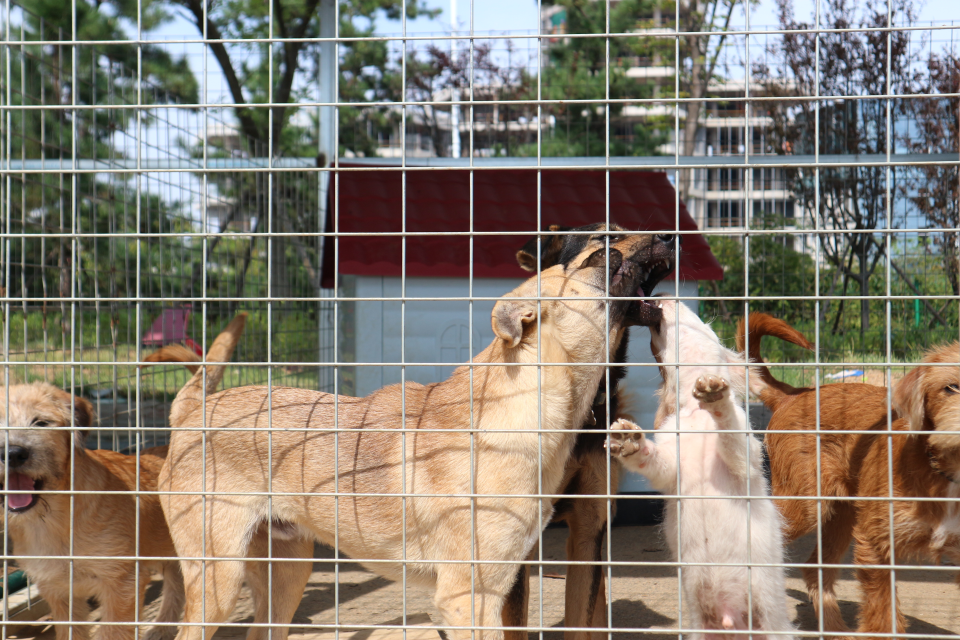
#> input picture imgs/dog.JPG, 2880 x 1920 px, given as the content of the folder ../images, which was not available (shown at 1/3 size)
$ python multi_threads.py
#> lines starting #> are read from the running program, lines starting #| are printed output that depends on the picture; pictures that were not available may be replaced by others from this repository, and a replacement may not be noted
import os
from PIL import Image
from tqdm import tqdm
import numpy as np
from concurrent.futures import ThreadPoolExecutor

class ImageGenerator:
    def __init__(self,pic_dir,corp_size=(20,20), filter_size=20):
        """配置参数"""
        # 图片后缀名，防止文件夹中存在非图片文件
        self.suffix = ['jpg', 'jpeg', 'JPG', 'JPEG', 'gif', 'GIF', 'png', 'PNG']
        # 保存子图RGB平均值，用于后期通过颜色寻找相似子图
        self.means = {}
        # 每个子图的指纹，指纹包含图片颜色结构信息
        self.codes = {}
        # 数组形式保存子图，用于后期拼接母图
        self.pic_dic = {}
        # 记录图像直方图信息
        self.hist_dic = {}
        # 填充子图分辨率
        self.corp_size = corp_size
        # 指纹信息像素
        self.new_corp_size=(8,8)
        # rgb最接近的个数，再比较指纹
        self.filter_size = filter_size
        # 子图（微信好友头像）所在文件夹，
        self.sub_pic_dir = pic_dir

        # 初始化操作
        # 加载图像列表，计算rgb平均值，指纹信息
        self.load_imgs()
#> in process_image, `img = Image.open(path).convert('RGB').resize(self.corp_size, Image.LAN..`:
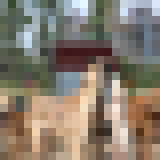
#> img: PIL image 20x20 RGB (shown 8 times larger); mean R, G, B 134.4, 123.6, 109.9
#> in pic_code, `avg = image.mean()`: avg = 124.6
#> in pic_code, `fingerprint = np.array([1 if image[i, j] > avg else 0 for i in range(w..`: fingerprint = 64 values, max 1 at index 1, min 0 at index 0, mean 0.469
#> in rgb_mean, `r_mean = np.mean(rgb_pic[:, :, 0])`: r_mean = 134.4
#> in rgb_mean, `g_mean = np.mean(rgb_pic[:, :, 1])`: g_mean = 123.6
#> in rgb_mean, `b_mean = np.mean(rgb_pic[:, :, 2])`: b_mean = 109.9
#> in rgb_mean, `val = np.array([r_mean, g_mean, b_mean])`: val = [134.4, 123.6, 109.9]

    def compute_new_image_size(self):
        '''根据原图宽高，裁剪小区块宽高，计算出新图像的宽高'''
        self.OldImage = Image.open(self.pic_path)
#> self.OldImage is the input picture: PIL image 2880x1920 RGB; mean R, G, B 134.4, 123.7, 110
        # 如果原图是RGBA，换成RGB
        if self.extension=='.png':
            self.OldImage=self.OldImage.convert('RGB')
            self.save_name=self.save_name+'.jpg'
        width, height = self.OldImage.size
#> width = 2880; height = 1920
        print(f'原图宽高为{width, height}')
#| 原图宽高为(2880, 1920)
        # 拼接之后图片的‘宽’,拼接之后图片的‘高’
        self.to_width = width // self.corp_size[0] * self.corp_size[0]
#> self.to_width = 2880
        self.to_height = height // self.corp_size[1] * self.corp_size[1]
#> self.to_height = 1920
        print(f'重绘后宽高为{self.to_width, self.to_height}')
#| 重绘后宽高为(2880, 1920)
        self.w_times, self.h_times = self.to_width // self.corp_size[0],self.to_height // self.corp_size[1]
#> self.w_times = 144; self.h_times = 96
        # 将原图resize成计算出来的分辨率，Image.LANCZOS 是一种插值算法，用于图像的缩放操作
        self.picture = self.OldImage.resize((int(self.to_width), int(self.to_height)), Image.LANCZOS)
        # 将图片转为数组格式
        self.picture = np.array(self.picture)
        # 生成一个空数组
        self.output_img = np.zeros_like(self.picture)

    def run(self,pic_path,save_name=None):
        # 保存文件名
        self.save_name = save_name
        # 母图路径
        self.pic_path = pic_path

        filename, self.extension = os.path.splitext(os.path.basename(pic_path))
        if not save_name:
            save_name = filename + '-generated' + self.extension
        if not os.path.exists(save_name):
            os.path.join(os.path.dirname(__file__), 'output')
        self.save_name = os.path.join(os.path.dirname(__file__), 'output', save_name)

        # 根据图片计算信息
        self.compute_new_image_size()
        self.merge_image()
        self.output_image()

    def load_imgs(self):
        # 获取文件夹下所有文件
        self.pic_list = os.listdir(self.sub_pic_dir)
        self.item_num = len(self.pic_list)
        self.compute_image()

    def rgb_mean(self,rgb_pic):
        """计算RGB通道图片平均值"""
        r_mean = np.mean(rgb_pic[:, :, 0])
        g_mean = np.mean(rgb_pic[:, :, 1])
        b_mean = np.mean(rgb_pic[:, :, 2])
        val = np.array([r_mean, g_mean, b_mean])
        return val

    def pic_code(self,image: np.ndarray):
        """生成子图的指纹信息，指纹信息中包含图片颜色结构"""
        width, height = image.shape
        avg = image.mean()
        fingerprint = np.array([1 if image[i, j] > avg else 0 for i in range(width) for j in range(height)])
        return fingerprint

    # 增加多线程实现
    def compute_image(self):
        '''计算出小图像的RGB平均值和指纹'''
        error_num = 0

        def process_image(pic):
            nonlocal error_num
            if pic.split('.')[-1] in self.suffix:
                path = os.path.join(self.sub_pic_dir, pic)
                try:
                    img = Image.open(path).convert('RGB').resize(self.corp_size, Image.LANCZOS)
                    idx = self.pic_list.index(pic)  # Get the index of the current image
                    self.codes[idx] = self.pic_code(np.array(img.convert('L').resize(self.new_corp_size, Image.LANCZOS)))
                    self.means[idx] = self.rgb_mean(np.array(img))
                    self.pic_dic[idx] = np.array(img)
                    self.hist_dic[idx] = img.histogram()
                except OSError:
                    error_num += 1

        with ThreadPoolExecutor() as executor:
            # Use the map method to apply the process_image function to each image in pic_list
            executor.map(process_image, self.pic_list)

        print(f'小图像加载完成, {self.item_num - error_num:4}加载成功数量，加载失败数量{error_num:2}')

    def structure_similarity(self, section, candidate):
        """从候选图片选取结构最相似的子图"""
        section = Image.fromarray(section).convert('L')
        one_hot = self.pic_code(np.array(section.resize(self.new_corp_size, Image.LANCZOS)))
        candidate = [(key_, np.equal(one_hot, self.codes[key_]).mean()) for key_, _ in candidate]
        most_similar = max(candidate, key=lambda item: item[1])
        return self.pic_dic[most_similar[0]]

    def color_similarity(self, pic_slice, top_n):
        """计算图片与所有子图RGB均值的欧式距离，返回最相似的候选子图列表"""
        slice_mean = self.rgb_mean(pic_slice)
        diff_list = [(key_, np.linalg.norm(slice_mean - value_)) for key_, value_ in self.means.items()]
        filter_ = sorted(diff_list, key=lambda item: item[1])[:top_n]
        return filter_

    # 增加多线程实现
    def merge_image(self):
        '''合并出新图像'''
        with ThreadPoolExecutor() as executor:
            for i in tqdm(range(self.w_times), desc='☺️合并拼接生成图像中...'):
                for j in range(self.h_times):
                    section = self.picture[j * self.corp_size[1]:(j + 1) * self.corp_size[1],
                            i * self.corp_size[0]:(i + 1) * self.corp_size[0], :]
                    candidate = self.color_similarity(section, top_n=self.filter_size)
                    most_similar = self.structure_similarity(section, candidate)
                    self.output_img[j * self.corp_size[1]:(j + 1) * self.corp_size[1],
                                    i * self.corp_size[0]:(i + 1) * self.corp_size[0], :] = most_similar
#> this loop made 144 passes
#> pass 1, in structure_similarity, `section = Image.fromarray(section).convert('L')`:
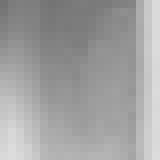
#> section: PIL image 20x20 L (shown 8 times larger); min 115, max 220, mean 161.1
#> pass 1, in structure_similarity (call 2), `section = Image.fromarray(section).convert('L')`:
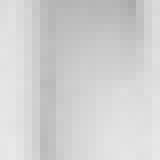
#> section: PIL image 20x20 L (shown 8 times larger); min 170, max 233, mean 209.4
#> pass 1, in structure_similarity (call 3), `section = Image.fromarray(section).convert('L')`:
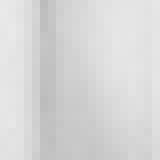
#> section: PIL image 20x20 L (shown 8 times larger); min 188, max 233, mean 215.4
#> pass 1, in structure_similarity (call 4), `section = Image.fromarray(section).convert('L')`:
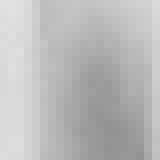
#> section: PIL image 20x20 L (shown 8 times larger); min 147, max 226, mean 186.8
#> after the loop:
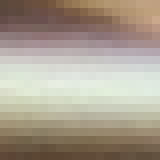
#> section: shape (20, 20, 3) (shown 8 times larger); mean R, G, B 168.8, 157.9, 143.2
#> after the loop:
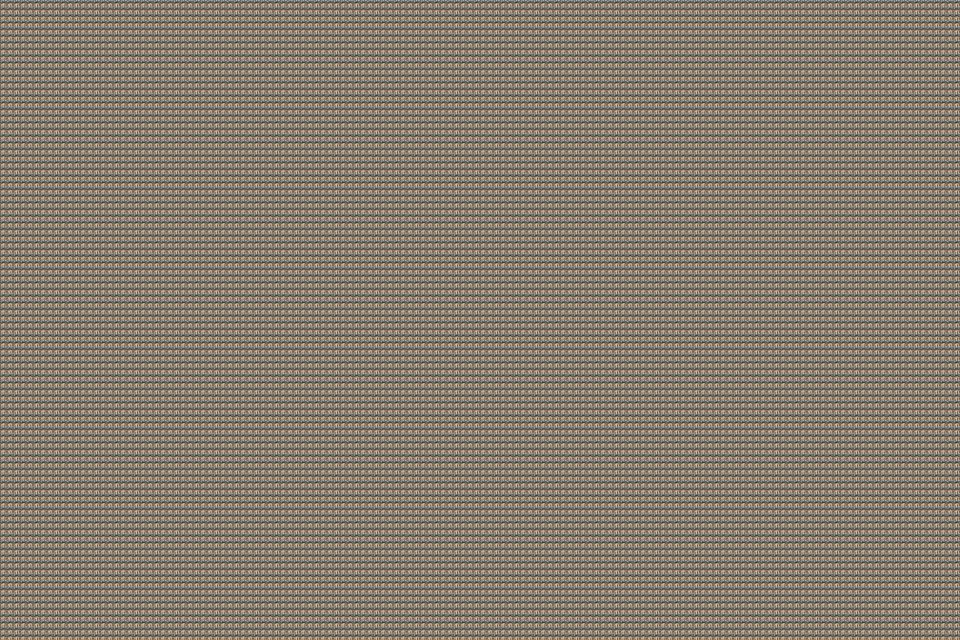
#> self.output_img: shape (1920, 2880, 3) (shown at 1/3 size); mean R, G, B 134.4, 123.6, 109.9

    def output_image(self):
        '''将数组转为图片'''
        # Check if the output directory exists, if not, create it
        output_dir = os.path.dirname(self.save_name)
        if not os.path.exists(output_dir):
            os.makedirs(output_dir)

        self.output_img = Image.fromarray(self.output_img)
        self.output_img.save(self.save_name)

generator=ImageGenerator(pic_dir='../images',corp_size=(20, 20))
generator.run(pic_path='./imgs/dog.JPG',save_name='output.jpg')
